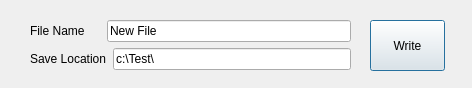
<?xml version="1.0" encoding="UTF-8"?>
<ui version="4.0">
 <class>Dialog</class>
 <widget class="QDialog" name="Dialog">
  <property name="geometry">
   <rect>
    <x>0</x>
    <y>0</y>
    <width>472</width>
    <height>88</height>
   </rect>
  </property>
  <property name="windowTitle">
   <string>Dialog</string>
  </property>
  <widget class="QPushButton" name="btn_write">
   <property name="geometry">
    <rect>
     <x>370</x>
     <y>20</y>
     <width>75</width>
     <height>51</height>
    </rect>
   </property>
   <property name="text">
    <string>Write</string>
   </property>
  </widget>
  <widget class="QWidget" name="">
   <property name="geometry">
    <rect>
     <x>30</x>
     <y>20</y>
     <width>321</width>
     <height>52</height>
    </rect>
   </property>
   <layout class="QVBoxLayout" name="verticalLayout">
    <item>
     <layout class="QHBoxLayout" name="horizontalLayout">
      <item>
       <widget class="QLabel" name="label">
        <property name="minimumSize">
         <size>
          <width>71</width>
          <height>20</height>
         </size>
        </property>
        <property name="maximumSize">
         <size>
          <width>71</width>
          <height>16777215</height>
         </size>
        </property>
        <property name="text">
         <string>File Name</string>
        </property>
       </widget>
      </item>
      <item>
       <widget class="QLineEdit" name="edit_file_name">
        <property name="text">
         <string>New File</string>
        </property>
       </widget>
      </item>
     </layout>
    </item>
    <item>
     <layout class="QHBoxLayout" name="horizontalLayout_2">
      <item>
       <widget class="QLabel" name="label_2">
        <property name="minimumSize">
         <size>
          <width>71</width>
          <height>0</height>
         </size>
        </property>
        <property name="text">
         <string>Save Location</string>
        </property>
       </widget>
      </item>
      <item>
       <widget class="QLineEdit" name="edit_dir">
        <property name="text">
         <string>c:\Test\</string>
        </property>
       </widget>
      </item>
     </layout>
    </item>
   </layout>
  </widget>
 </widget>
 <resources/>
 <connections/>
</ui>
